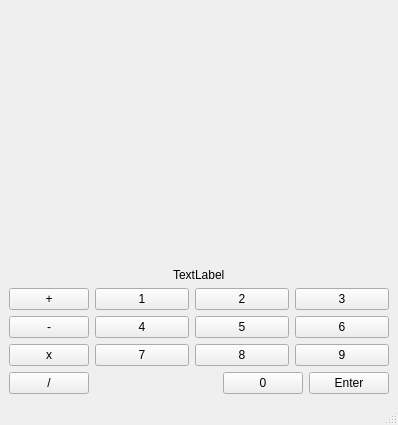
<?xml version="1.0" encoding="UTF-8"?>
<ui version="4.0">
 <class>MainWindow</class>
 <widget class="QMainWindow" name="MainWindow">
  <property name="geometry">
   <rect>
    <x>0</x>
    <y>0</y>
    <width>398</width>
    <height>425</height>
   </rect>
  </property>
  <property name="windowTitle">
   <string>MainWindow</string>
  </property>
  <widget class="QWidget" name="centralwidget">
   <layout class="QVBoxLayout" name="verticalLayout_3">
    <item>
     <layout class="QVBoxLayout" name="verticalLayout_2">
      <item alignment="Qt::AlignmentFlag::AlignHCenter|Qt::AlignmentFlag::AlignBottom">
       <widget class="QLabel" name="label">
        <property name="text">
         <string>TextLabel</string>
        </property>
       </widget>
      </item>
      <item>
       <layout class="QVBoxLayout" name="verticalLayout">
        <item>
         <layout class="QHBoxLayout" name="horizontalLayout_5">
          <item>
           <layout class="QGridLayout" name="Signs">
            <item row="0" column="0">
             <widget class="QPushButton" name="Plus">
              <property name="text">
               <string>+</string>
              </property>
             </widget>
            </item>
            <item row="1" column="0">
             <widget class="QPushButton" name="Minus">
              <property name="text">
               <string>-</string>
              </property>
             </widget>
            </item>
            <item row="2" column="0">
             <widget class="QPushButton" name="Multiply">
              <property name="text">
               <string>x</string>
              </property>
             </widget>
            </item>
            <item row="3" column="0">
             <widget class="QPushButton" name="Divide">
              <property name="text">
               <string>/</string>
              </property>
             </widget>
            </item>
           </layout>
          </item>
          <item>
           <layout class="QVBoxLayout" name="Numbers">
            <item>
             <layout class="QHBoxLayout" name="horizontalLayout">
              <item>
               <widget class="QPushButton" name="pushButton_1">
                <property name="text">
                 <string>1</string>
                </property>
               </widget>
              </item>
              <item>
               <widget class="QPushButton" name="pushButton_2">
                <property name="text">
                 <string>2</string>
                </property>
               </widget>
              </item>
              <item>
               <widget class="QPushButton" name="pushButton_3">
                <property name="text">
                 <string>3</string>
                </property>
               </widget>
              </item>
             </layout>
            </item>
            <item>
             <layout class="QHBoxLayout" name="horizontalLayout_2">
              <item>
               <widget class="QPushButton" name="pushButton_4">
                <property name="text">
                 <string>4</string>
                </property>
               </widget>
              </item>
              <item>
               <widget class="QPushButton" name="pushButton_5">
                <property name="text">
                 <string>5</string>
                </property>
               </widget>
              </item>
              <item>
               <widget class="QPushButton" name="pushButton_6">
                <property name="text">
                 <string>6</string>
                </property>
               </widget>
              </item>
             </layout>
            </item>
            <item>
             <layout class="QHBoxLayout" name="horizontalLayout_3">
              <item>
               <widget class="QPushButton" name="pushButton_7">
                <property name="text">
                 <string>7</string>
                </property>
               </widget>
              </item>
              <item>
               <widget class="QPushButton" name="pushButton_8">
                <property name="text">
                 <string>8</string>
                </property>
               </widget>
              </item>
              <item>
               <widget class="QPushButton" name="pushButton_9">
                <property name="text">
                 <string>9</string>
                </property>
               </widget>
              </item>
             </layout>
            </item>
            <item>
             <layout class="QHBoxLayout" name="horizontalLayout_4">
              <item>
               <spacer name="horizontalSpacer">
                <property name="orientation">
                 <enum>Qt::Orientation::Horizontal</enum>
                </property>
                <property name="sizeHint" stdset="0">
                 <size>
                  <width>40</width>
                  <height>20</height>
                 </size>
                </property>
               </spacer>
              </item>
              <item>
               <widget class="QPushButton" name="pushButton_10">
                <property name="text">
                 <string>0</string>
                </property>
               </widget>
              </item>
              <item>
               <widget class="QPushButton" name="pushButton_11">
                <property name="text">
                 <string>Enter</string>
                </property>
               </widget>
              </item>
             </layout>
            </item>
           </layout>
          </item>
         </layout>
        </item>
       </layout>
      </item>
     </layout>
    </item>
   </layout>
  </widget>
  <widget class="QMenuBar" name="menubar">
   <property name="geometry">
    <rect>
     <x>0</x>
     <y>0</y>
     <width>398</width>
     <height>24</height>
    </rect>
   </property>
  </widget>
  <widget class="QStatusBar" name="statusbar"/>
 </widget>
 <resources/>
 <connections/>
</ui>
